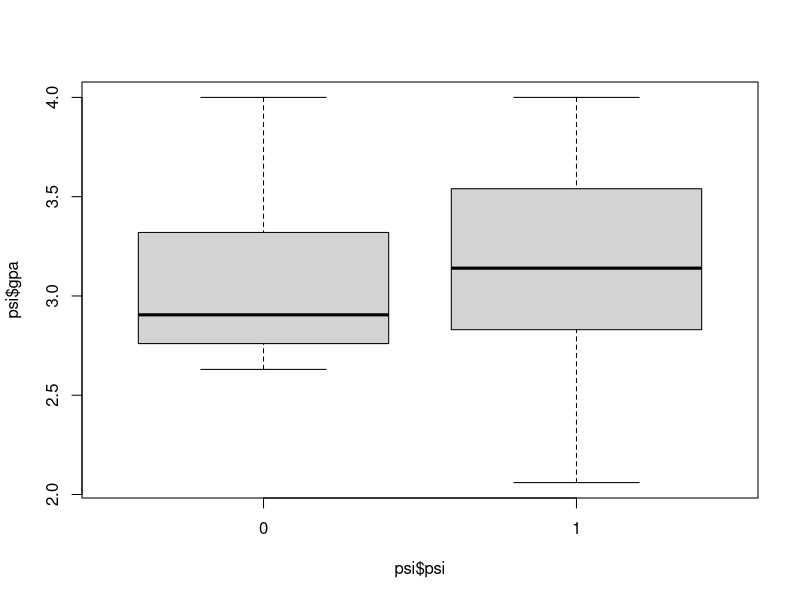
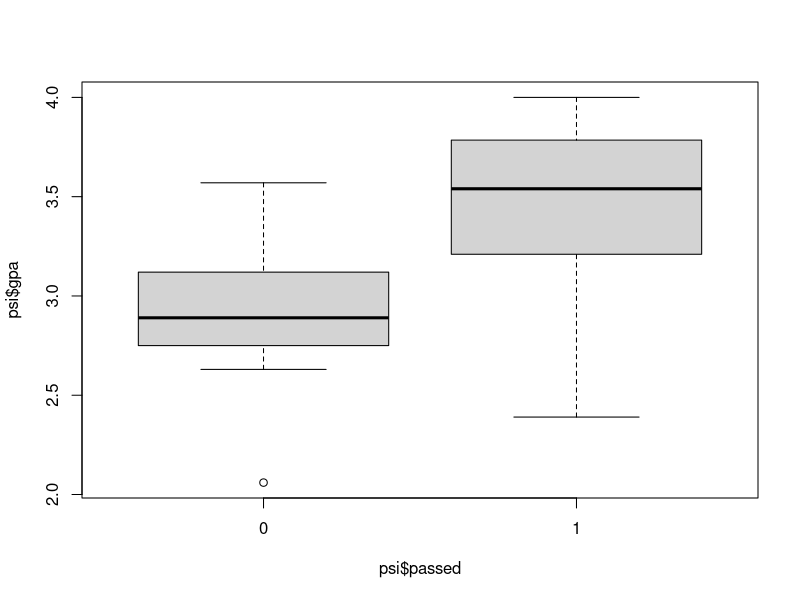

Write R code to recreate these figures, in order.
psi=read.table('psi.txt', header=TRUE)

###1.
boxplot(psi$gpa~psi$psi)
boxplot(psi$gpa~psi$passed)
xtabs(~passed+psi,data=psi)*100/sum(xtabs(~passed+psi,data=psi))

###2. Fit a logistic regression model with both explanatory variables.
psi$psi=factor(psi$psi)
psi$passed=factor(psi$passed)
psilm = glm(passed~psi+gpa, data=psi, family=binomial)

drop1(psilm,test="Chisq")
summary(psilm)

###4.Estimate the probability that a student with a gpa equal to 3 who receives
###  psi passes the assignment. Estimate the same probability for a student who does not receive psi.
1/(1+exp(-(-11.602 + 2.338*1 + 3.063*3)))

1/(1+exp(-(-11.602 + 2.338*0 + 3.063*3)))

###5.Estimate the relative change in odds of passing the assignment rendered
###  by instructing students with psi rather than the standard method (for an arbitrary student)
###  What is the interpretation of this number? Is it dependent on gpa?
###
###   It means that having studied using psi method increases the chance of passing the assingment by 10.36049%.
###   The value is independent from gpa.
exp(2.338)


###6.
### 15 is the number of student who did not receive psi and didn't showed improvement.
### 6 is the number of student who received psi and didn't show impovement.
### The hypothesis tested by Fisher's exact test is if there is independence between the 2 factors (having psi and improving). This is rejected (p-value < 0.05) which proves that there is a dependence between them, and concluding that psi is more helpful to improve than the previous teaching method.
x=matrix(c(3,15,8,6),2,2)
fisher.test(x)

###7.
### It does not take into account the amount of improvement found per student, but besides that it is a correct experiment.

###8.
### 1st:
### advantage:
### disadvantage:
###
### 2nd:
### advantage: 
### disadvantage: It does not take into account the amount of improvement found per student